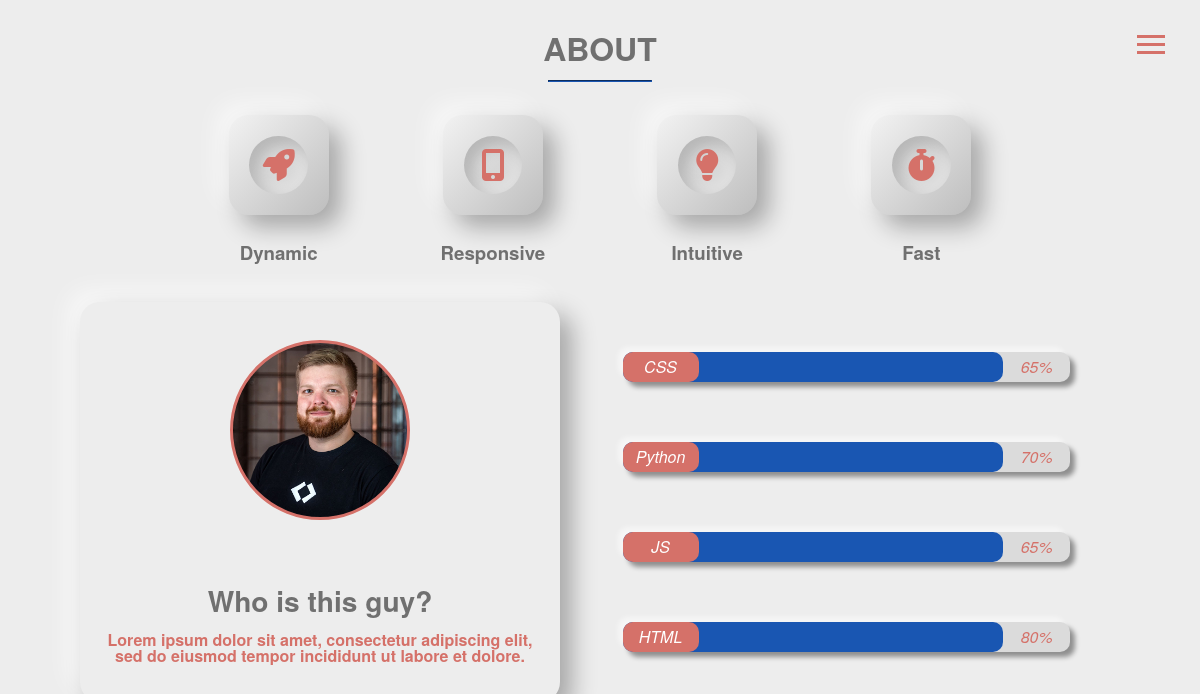
/about, run on the app's committed database.
### app/models.py (models this page shows, shortened)
class Skills(db.Model):
    id = db.Column(db.Integer, primary_key=True)
    skill = db.Column(db.String(140))
    level = db.Column(db.String(140))
    user_id = db.Column(db.Integer, db.ForeignKey('user.id'))

### app/routes.py (the view)
@app.route('/about', methods=['GET', 'POST'])
def about():
    form = AddingSkillForm()
    skills = Skills.query.all()
    if form.validate_on_submit():
        skills = Skills(skill=form.skill.data, level=form.level.data, skills=current_user)
        db.session.add(skills)
        db.session.commit()
        return redirect(url_for('index'))
    return render_template('about.html', title="About", form=form, skills=skills)

### app/templates/about.html (shortened to what this page needs)
{% extends "base.html" %}
{% block content %}
<div class="about">
    <h1 class="slide">ABOUT</h1>
    <hr class="slide">
<div class="icon-section">
    <section>
        <div class="neumorphic variation1">
                <span><i class="fas fa-rocket"></i></span>
        </div>
        <div><h3>Dynamic</h3></div>
    </section>
    <section>
            <div class="neumorphic variation1">
                    <span><i class="fas fa-mobile-alt"></i></span>
            </div>
            <div><h3>Responsive</h3></div>
        </section>
    <section>
        <div class="neumorphic variation1">
                <span><i class="fas fa-lightbulb"></i></span>
        </div>
        <div><h3>Intuitive</h3></div>
    </section>
    <section>
            <div class="neumorphic variation1">
                    <span><i class="fas fa-stopwatch"></i></span>
            </div>
            <div><h3>Fast</h3></div>
    </section>
</div>
<div class="intro-section">
    <div class="intro neumorphic"><div class="portrait"></div><div><h3>Who is this guy?</h3><span>Lorem ipsum dolor sit amet, consectetur adipiscing elit, sed do eiusmod tempor incididunt ut labore et dolore.</span></div></div>
    <div class="skills">
        {% for skill in skills %}
            <div class="layerone">{{ skill.level }}<div class="layertwo"><div class="layerthree">{{ skill.skill }}</div></div></div>
        {% endfor %}
    </div>
</div>
</div>
{% endblock %}

### app/static/styles/style.css (style rules this page uses)
* { box-sizing: border-box; }
body { background: #444; color: #707070; margin: 0; font-family: 'Segoe UI', Tahoma, Geneva, Verdana, sans-serif; line-height: 1.5; }
.about { padding: 0 5rem 0; background-color: var(--background-color); font-family: "Helvetica Neue"; font-weight: 700; color: var(--theme-color); overflow-x: hidden; margin: 0; height: 100vh; }
.about h1 , h3 { color: var(--text-color); margin-top: 1.5rem; text-align: center; margin-bottom: 0; }
hr { width: 10%; color: var(--theme-color-2); background-color: var(--theme-color-2); border-color: var(--theme-color-2); }
.neumorphic { box-shadow: 12px 12px 24px 0 rgba(0, 0, 0, 0.3), -12px -12px 24px 0 rgba(255, 255, 255, 0.6); font-size: 2rem; width: 100px; height: 100px; border-radius: 20px; overflow: hidden; padding: 1.3rem; display: flex; margin: auto; }
.variation1 { background: linear-gradient( -45deg, rgba(0, 0, 0, 0.2), rgba(255, 255, 255, 0.3) ); }
.variation1 span { display: flex; align-items: center; text-align: center; width: 100%; height: 100%; border-radius: 100%; overflow: hidden; padding: 0.65rem; box-shadow: inset 8px 8px 16px 0 rgba(0, 0, 0, 0.2), inset -8px -8px 16px 0 rgba(255, 255, 255, 0.4); }
.about i { color: var(--theme-color); width: 100%; }
.icon-section { display: grid; grid-template-columns: 1fr 1fr 1fr 1fr; justify-content: center; grid-gap: 25px; max-height: 100%; padding: 25px 10% 35px; }
.intro { display:grid; justify-content: space-around; align-items: center; width: 40vw; height: 50vh; margin: 0; font-size: 1.5rem }
.intro span { display: block; text-align: center; position: relative; padding-top: 10px; font-size: 1rem; line-height: 1; }
.intro-section { display: grid; grid-template-columns: 1fr 1fr; justify-content: center; grid-gap: 45px; max-height: 100%; }
.skills { display: grid; grid-gap: 10px; align-content: space-evenly; }
.layerone { width: 90%; background-color: #DBDBDB; border-radius: 10px; height: 30px; box-shadow: 5px 5px 5px 0 rgba(0, 0, 0, 0.4), -5px -5px 5px 0 rgba(255, 255, 255, 0.5); text-align: center; line-height: 30px; font-style: italic; font-weight: 500; }
.layertwo { width: 85%; background-color: var(--theme-color-2); border-radius: 10px; height: 30px; float: left; }
.layerthree { width: 20%; background-color: var(--theme-color); border-radius: 10px; height: 30px; float: left; color: white; }
.portrait { width: 180px; height: 180px; background: url("../img/Portrait_small.jpg"); background-size: 100%; border-radius: 50%; margin: auto; border: solid 3px var(--theme-color); }

### data on the page
Skills: level "65%", skill "CSS"
Skills: level "70%", skill "Python"
Skills: level "65%", skill "JS"
Skills: level "80%", skill "HTML"
